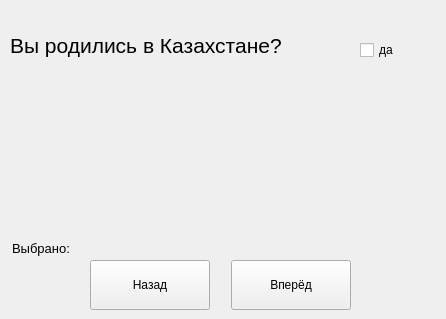
<?xml version="1.0" encoding="UTF-8"?>
<ui version="4.0">
 <class>MainWindow</class>
 <widget class="QMainWindow" name="MainWindow">
  <property name="geometry">
   <rect>
    <x>0</x>
    <y>0</y>
    <width>446</width>
    <height>319</height>
   </rect>
  </property>
  <property name="minimumSize">
   <size>
    <width>446</width>
    <height>319</height>
   </size>
  </property>
  <property name="maximumSize">
   <size>
    <width>446</width>
    <height>319</height>
   </size>
  </property>
  <property name="windowTitle">
   <string>MainWindow</string>
  </property>
  <widget class="QWidget" name="centralwidget">
   <widget class="QPushButton" name="btn_back">
    <property name="geometry">
     <rect>
      <x>90</x>
      <y>260</y>
      <width>120</width>
      <height>50</height>
     </rect>
    </property>
    <property name="font">
     <font>
      <family>Segoe UI</family>
     </font>
    </property>
    <property name="text">
     <string>Назад</string>
    </property>
   </widget>
   <widget class="QLabel" name="label_img">
    <property name="geometry">
     <rect>
      <x>90</x>
      <y>70</y>
      <width>241</width>
      <height>141</height>
     </rect>
    </property>
    <property name="text">
     <string/>
    </property>
   </widget>
   <widget class="QPushButton" name="btn_next">
    <property name="geometry">
     <rect>
      <x>231</x>
      <y>260</y>
      <width>120</width>
      <height>50</height>
     </rect>
    </property>
    <property name="font">
     <font>
      <family>Segoe UI</family>
     </font>
    </property>
    <property name="text">
     <string>Вперёд</string>
    </property>
   </widget>
   <widget class="QLabel" name="label_task">
    <property name="geometry">
     <rect>
      <x>10</x>
      <y>30</y>
      <width>341</width>
      <height>31</height>
     </rect>
    </property>
    <property name="font">
     <font>
      <family>Segoe UI</family>
      <pointsize>16</pointsize>
     </font>
    </property>
    <property name="text">
     <string>Вы родились в Казахстане?</string>
    </property>
   </widget>
   <widget class="QLabel" name="label_selected">
    <property name="geometry">
     <rect>
      <x>12</x>
      <y>240</y>
      <width>321</width>
      <height>16</height>
     </rect>
    </property>
    <property name="font">
     <font>
      <family>Segoe UI</family>
      <pointsize>10</pointsize>
     </font>
    </property>
    <property name="text">
     <string>Выбрано:</string>
    </property>
   </widget>
   <widget class="QCheckBox" name="checkBox">
    <property name="geometry">
     <rect>
      <x>360</x>
      <y>40</y>
      <width>81</width>
      <height>20</height>
     </rect>
    </property>
    <property name="text">
     <string>да</string>
    </property>
   </widget>
  </widget>
 </widget>
 <resources/>
 <connections/>
</ui>
